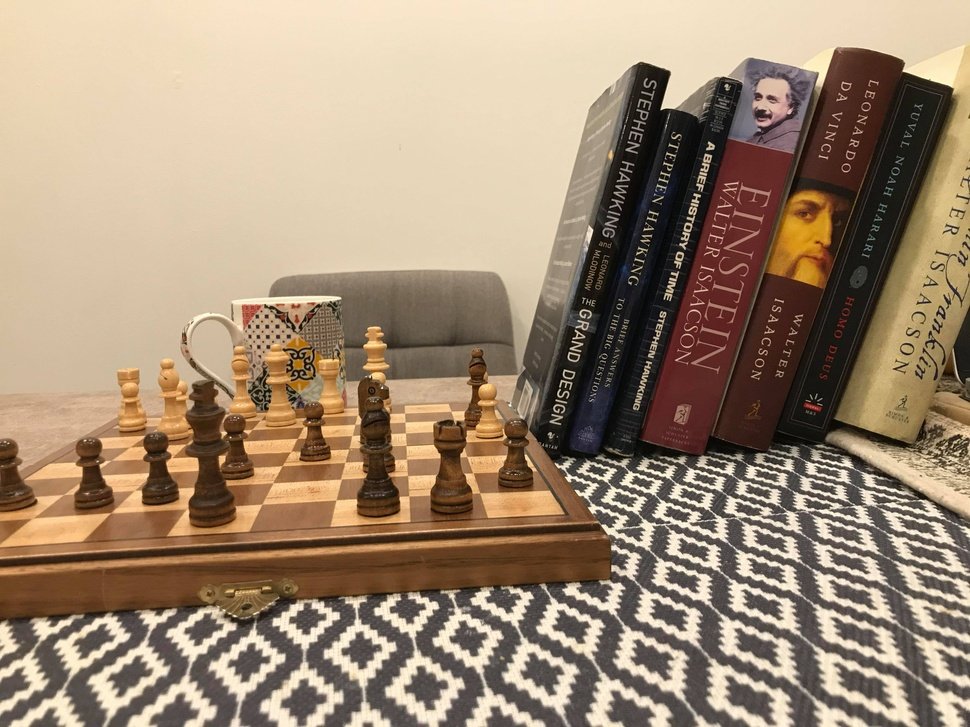
%> input picture left_last.jpg, 970 x 727 px, shrunk from 4032 x 3024 before the run
$ octave uncalibratedStereo.m   (GNU Octave 9; MATLAB toolbox functions it lacks are replaced by stand-ins)
%> lines starting %> are read from the running program, lines starting %| are printed output that depends on the picture
%% QUESTION 2: Uncalibrated Stereo

% Read in the images
left_image = rgb2gray(imread('left_last.jpg'));
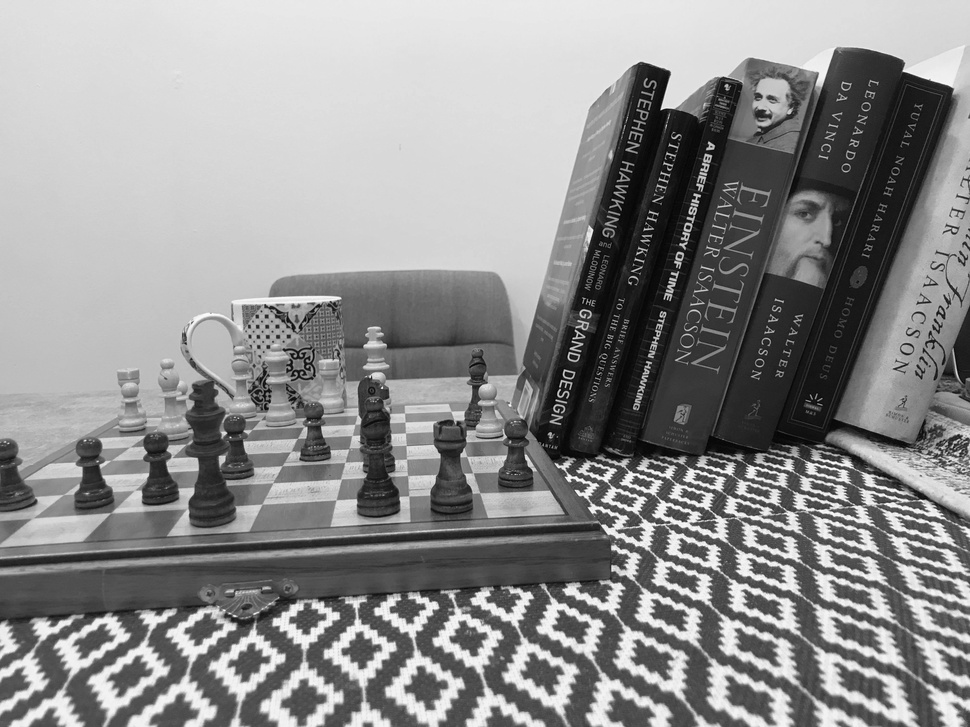
%> left_image: size 727x970 uint8; min 0, max 254, mean 141.6
right_image = rgb2gray(imread('right_last.jpg'));
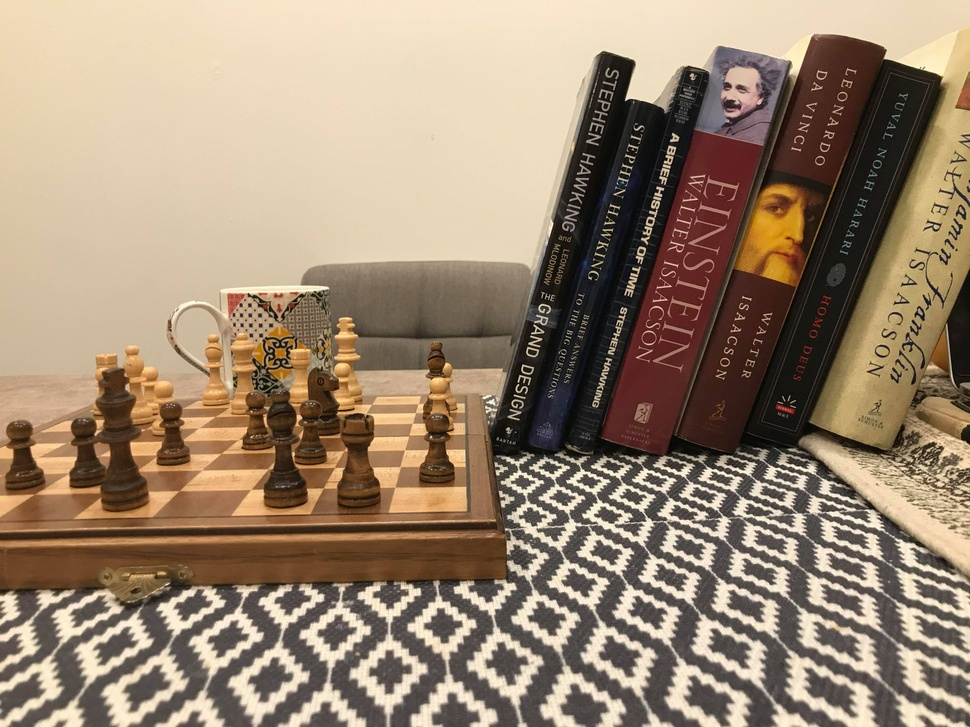
%> input picture right_last.jpg, 970 x 727 px, shrunk from 4032 x 3024 before the run
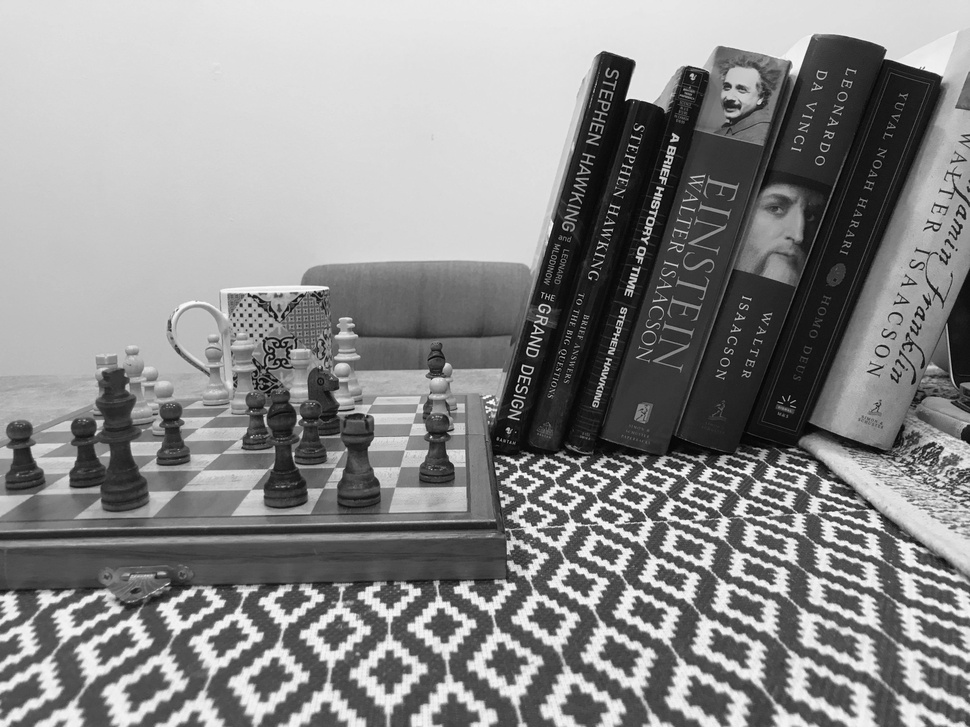
%> right_image: size 727x970 uint8; min 0, max 254, mean 138

figure;
imshowpair(left_image, right_image,'montage');
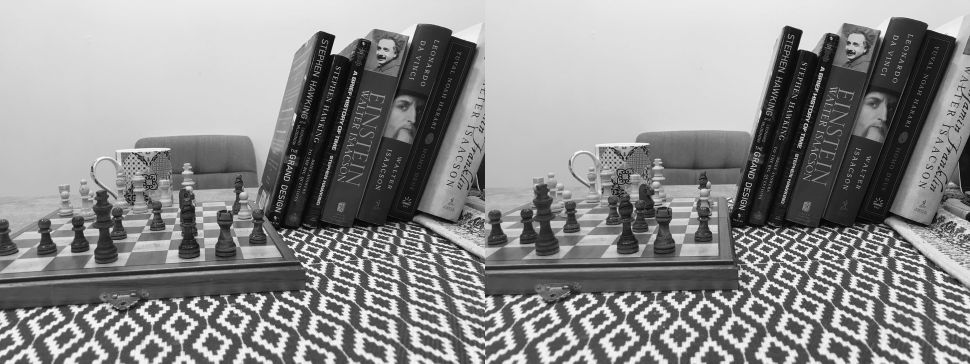
%> displayed picture: size 727x1940, on the screen's scale of 0 to 255 (shown at 1/2 size); min 0, max 255, mean 140.4
title('Left image; Right Image');
%%

% detect features
%> (the run ends here)
